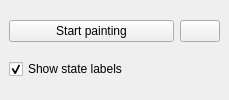
<?xml version="1.0" encoding="UTF-8"?>
<ui version="4.0">
 <class>GLWidget</class>
 <widget class="QDockWidget" name="GLWidget">
  <property name="geometry">
   <rect>
    <x>0</x>
    <y>0</y>
    <width>229</width>
    <height>100</height>
   </rect>
  </property>
  <property name="font">
   <font>
    <weight>75</weight>
    <bold>true</bold>
   </font>
  </property>
  <property name="windowTitle">
   <string>Visualisation</string>
  </property>
  <widget class="QWidget" name="dockWidgetContents">
   <property name="font">
    <font>
     <weight>50</weight>
     <bold>false</bold>
    </font>
   </property>
   <layout class="QVBoxLayout" name="verticalLayout">
    <item>
     <layout class="QHBoxLayout" name="horizontalLayout">
      <property name="sizeConstraint">
       <enum>QLayout::SetMinimumSize</enum>
      </property>
      <item>
       <widget class="QPushButton" name="btnPaint">
        <property name="text">
         <string>Start painting</string>
        </property>
        <property name="checkable">
         <bool>true</bool>
        </property>
        <property name="checked">
         <bool>false</bool>
        </property>
       </widget>
      </item>
      <item>
       <widget class="QPushButton" name="btnSelectColor">
        <property name="sizePolicy">
         <sizepolicy hsizetype="Fixed" vsizetype="Fixed">
          <horstretch>0</horstretch>
          <verstretch>0</verstretch>
         </sizepolicy>
        </property>
        <property name="text">
         <string/>
        </property>
       </widget>
      </item>
     </layout>
    </item>
    <item>
     <widget class="QCheckBox" name="cbStateLabels">
      <property name="text">
       <string>Show state labels</string>
      </property>
      <property name="checked">
       <bool>true</bool>
      </property>
     </widget>
    </item>
   </layout>
  </widget>
 </widget>
 <resources/>
 <connections/>
</ui>
